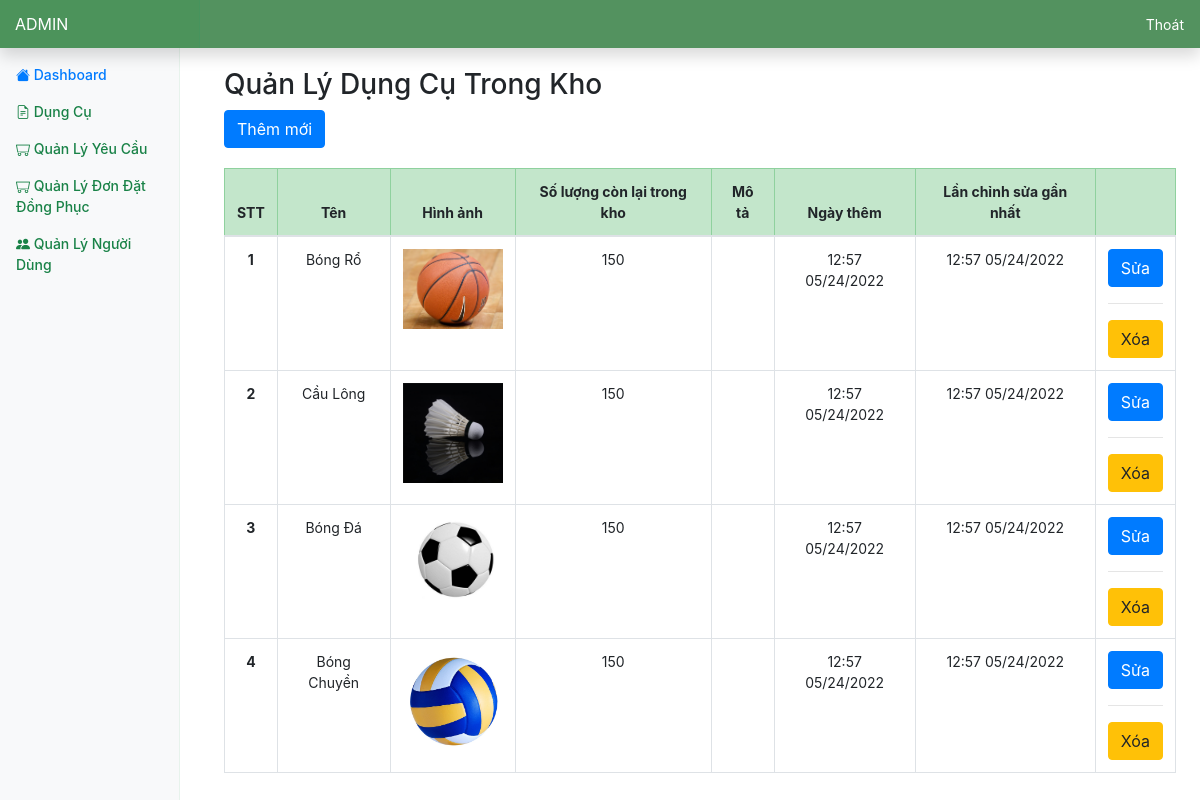
Screenshot of /admin/product/index.php with the database file from the repository.
### tables this page shows
CREATE TABLE IF NOT EXISTS `Products` (
  `itemCode` INT UNSIGNED NOT NULL AUTO_INCREMENT,
  `itemName` VARCHAR(45) NOT NULL,
  `availableQuantity` INT UNSIGNED NOT NULL,
  `category` ENUM('SPORT_EQUIPMENT', 'UNIFORM') NOT NULL DEFAULT 'SPORT_EQUIPMENT',
  `primaryImage` VARCHAR(255),
  `description` TEXT(100) NULL,
  `createdAt` DATETIME NOT NULL DEFAULT NOW(),
  `modifiedAt` TIMESTAMP NOT NULL DEFAULT CURRENT_TIMESTAMP() ON UPDATE CURRENT_TIMESTAMP,
  PRIMARY KEY (`itemCode`))
AUTO_INCREMENT = 1;

### database/manager.php (called while the page is built, shortened)
<?php
include_once("$root_dir/includes/utilities.php");
function get_db_connection() {
    $connection = mysqli_connect(HOSTNAME, USERNAME, PASSWORD, DATABASE);
    return $connection ? $connection : die("Connection failed: " . mysqli_connect_error());
}
function run_mysql_query(string $query) {
    $connection = get_db_connection();
    $query = str_replace("\\", "", $query);
	mysqli_set_charset($connection, 'utf8mb4');
    $result = mysqli_query($connection, $query);
    return $result;
}
function get_uploaded_image_link($file_name) {
    return UPLOADED_IMAGE_DIR . $file_name;
}

### includes/utilities.php (called while the page is built, shortened)
<?php
function format_datetime_to_display(string $mysql_datetime) : string {
	return date_create($mysql_datetime)->format('H:i m/d/Y');
}

### admin/product/index.php (the view, shortened to what this page needs)
<?php
$root_dir = '../..';
require_once("$root_dir/admin/layouts/header.php");
$query = "SELECT * FROM Products WHERE category = '".SPORT_EQUIPMENT."'";
$result = run_mysql_query($query)->fetch_all(MYSQLI_ASSOC);
?>
<div class="row" style="margin-top: 20px;">
	<div class="col-md-12 table-responsive">
		<h3>Quản Lý Dụng Cụ Trong Kho</h3>
		<button class="btn btn-primary" onclick="window.location.href='./upload.php'">Thêm mới</button>
		<table class="table table-bordered table-hover" style="margin-top: 20px; text-align: center;">
			<thead class="table-success">
				<tr>
                    <th>STT</th>
					<th>Tên</th>
					<th>Hình ảnh</th>
					<th>Số lượng còn lại trong kho</th>
					<th>Mô tả</th>
					<th>Ngày thêm</th>
					<th>Lần chỉnh sửa gần nhất</th>
					<th></th>
				</tr>
			</thead>
			<tbody>
<?php
	$index = 0;
	foreach($result as $item) {
		?>
		<tr>
			<th><?=(++$index)?></th>
			<td><?=$item['itemName']?></td>
			<td><img src="<?=get_uploaded_image_link($item['primaryImage'])?>" style="width: 100px"></td>
			<td><?=$item['availableQuantity']?></td>
			<td><?=$item['description']?></td>
			<td><?=format_datetime_to_display($item['createdAt'])?></td>
			<td><?=format_datetime_to_display($item['modifiedAt'])?></td>
			<td>
				<button type="button" class="btn btn-primary" style="overflow: hidden;">Sửa</button>
				<hr>
				<button type="button" class="btn btn-warning" style="overflow: hidden;">Xóa</button>
			</td>
		</tr>
		<?php
	}
?>
			</tbody>
		</table>
	</div>
</div>
<?php
	require_once('../layouts/footer.php');
?>

### admin/layouts/header.php (shortened to what this page needs)
<?php
  require_once($root_dir.'/includes/utilities.php');
  require_once($root_dir.'/database/manager.php');
?>
<!DOCTYPE html>
<html>
<head>
  <?php include_once($root_dir.'/includes/headtag.php'); ?>
  <link rel="stylesheet" type="text/css" href="<?=$root_dir?>/assets/css/style.css">
</head>
<body>
<nav class="navbar fixed-top flex-md-nowrap p-0 shadow" style="background: #53925f;">
  <a class="navbar-brand col-sm-3 col-md-2 mr-0" href="#" style="color:white; ">ADMIN</a>
  <ul class="navbar-nav px-3">
    <li class="nav-item text-nowrap">
      <a class="nav-link " style="color: white;" href="<?=$root_dir?>/account/logout.php">Thoát</a>
    </li>
  </ul>
</nav>
<div class="container-fluid">
  <div class="row">
    <nav class="col-md-2 d-none d-md-block bg-light sidebar" style="width: 15%;">
      <div class="sidebar-sticky">
        <ul class="nav flex-column">
          <li class="nav-item">
            <a class="nav-link active" href="<?=$root_dir?>/admin">
              <i class="bi bi-house-fill"></i>
              Dashboard
            </a>
          </li>
          <li class="nav-item">
            <a class="nav-link" href="<?=$root_dir?>/admin/product">
              <i class="bi bi-file-earmark-text"></i>
              Dụng Cụ
            </a>
          </li>
          <li class="nav-item">
            <a class="nav-link" href="<?=$root_dir?>/admin/request">
              <i class="bi bi-minecart" ></i>
              Quản Lý Yêu Cầu
            </a>
          </li>
          <li class="nav-item">
            <a class="nav-link" href="<?=$root_dir?>/admin/order">
              <i class="bi bi-minecart" ></i>
              Quản Lý Đơn Đặt Đồng Phục
            </a>
          </li>
          <li class="nav-item">
            <a class="nav-link" href="<?=$root_dir?>/admin/user">
              <i class="bi bi-people-fill"></i>
              Quản Lý Người Dùng
            </a>
          </li>
        </ul>
      </div>
    </nav>
    <main role="main" class="col-md-9 ml-sm-auto col-lg-10 px-4">

### includes/headtag.php (shortened to what this page needs)
<link rel="stylesheet" href="https://maxcdn.bootstrapcdn.com/bootstrap/4.4.1/css/bootstrap.min.css">
<link rel="stylesheet" href="https://cdn.jsdelivr.net/npm/bootstrap-icons@1.6.1/font/bootstrap-icons.css">

### admin/layouts/footer.php
        </main>
    </div>
</div>
</body>
</html>

### assets/css/style.css (style rules this page uses)
body { font-size: .875rem; }
.sidebar { position: fixed; top: 0; bottom: 0; left: 0; z-index: 100; padding: 48px 0 0; box-shadow: inset -1px 0 0 rgba(78, 184, 113, 0.1); }
.sidebar-sticky { position: relative; top: 0; height: calc(100vh - 48px); padding-top: .5rem; overflow-x: hidden; overflow-y: auto; }
.sidebar .nav-link { font-weight: 500; color: rgb(25, 130, 71); }
.sidebar .nav-link.active { color: #007bff; }
[role="main"] { padding-top: 48px; }
.navbar-brand { padding-top: .75rem; padding-bottom: .75rem; font-size: 1rem; background-color: rgba(56, 148, 82, 0.25); box-shadow: inset -1px 0 0 rgba(58, 153, 101, 0.25); }

### rows the page displays
products: itemName "Bóng Rổ", primaryImage (picture), availableQuantity "150", createdAt "12:57 05/24/2022", modifiedAt "12:57 05/24/2022"
products: itemName "Cầu Lông", primaryImage (picture), availableQuantity "150", createdAt "12:57 05/24/2022", modifiedAt "12:57 05/24/2022"
products: itemName "Bóng Đá", primaryImage (picture), availableQuantity "150", createdAt "12:57 05/24/2022", modifiedAt "12:57 05/24/2022"
products: itemName "Bóng Chuyền", primaryImage (picture), availableQuantity "150", createdAt "12:57 05/24/2022", modifiedAt "12:57 05/24/2022"
